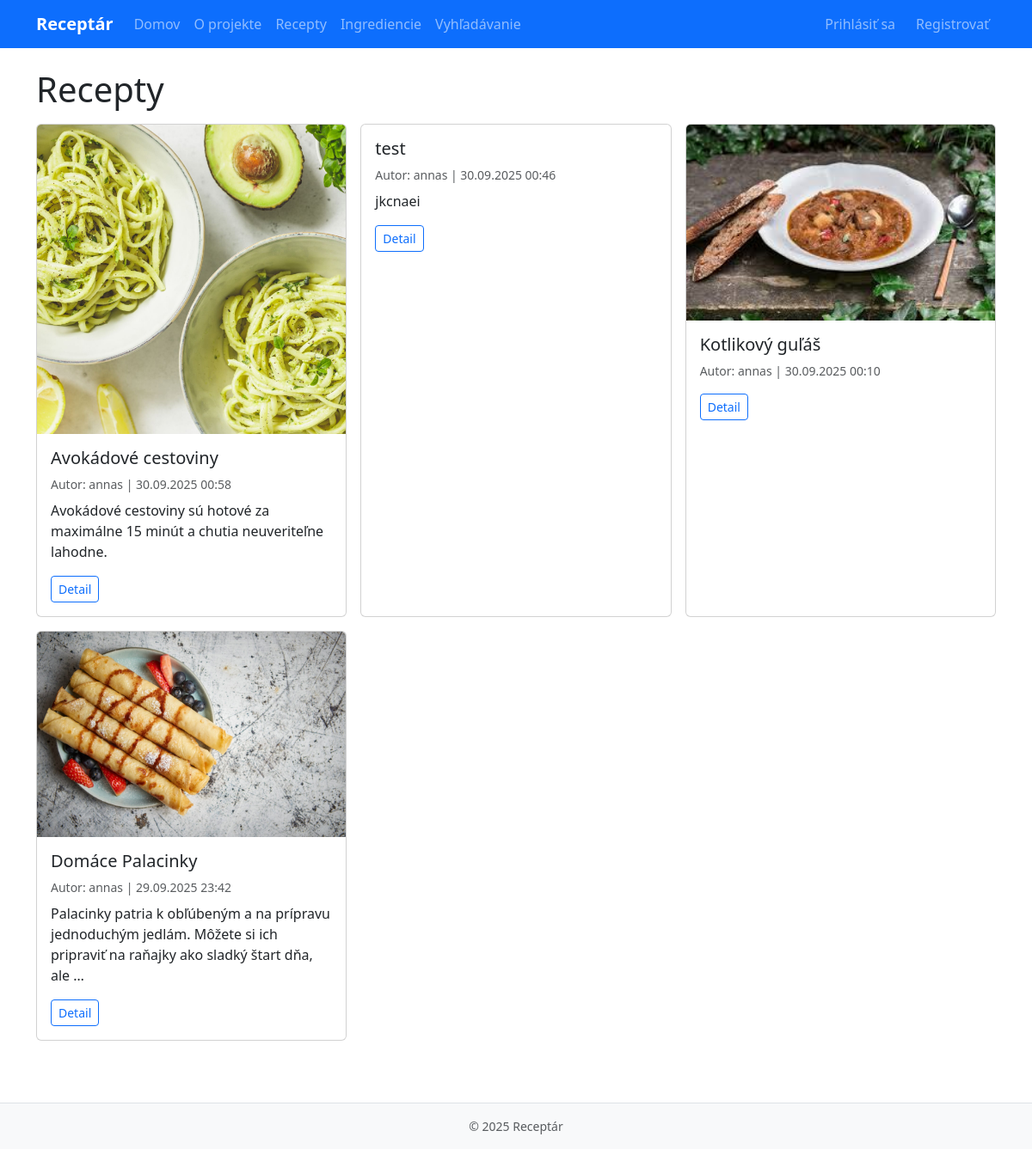
Before: /recipes/ with the older database file.
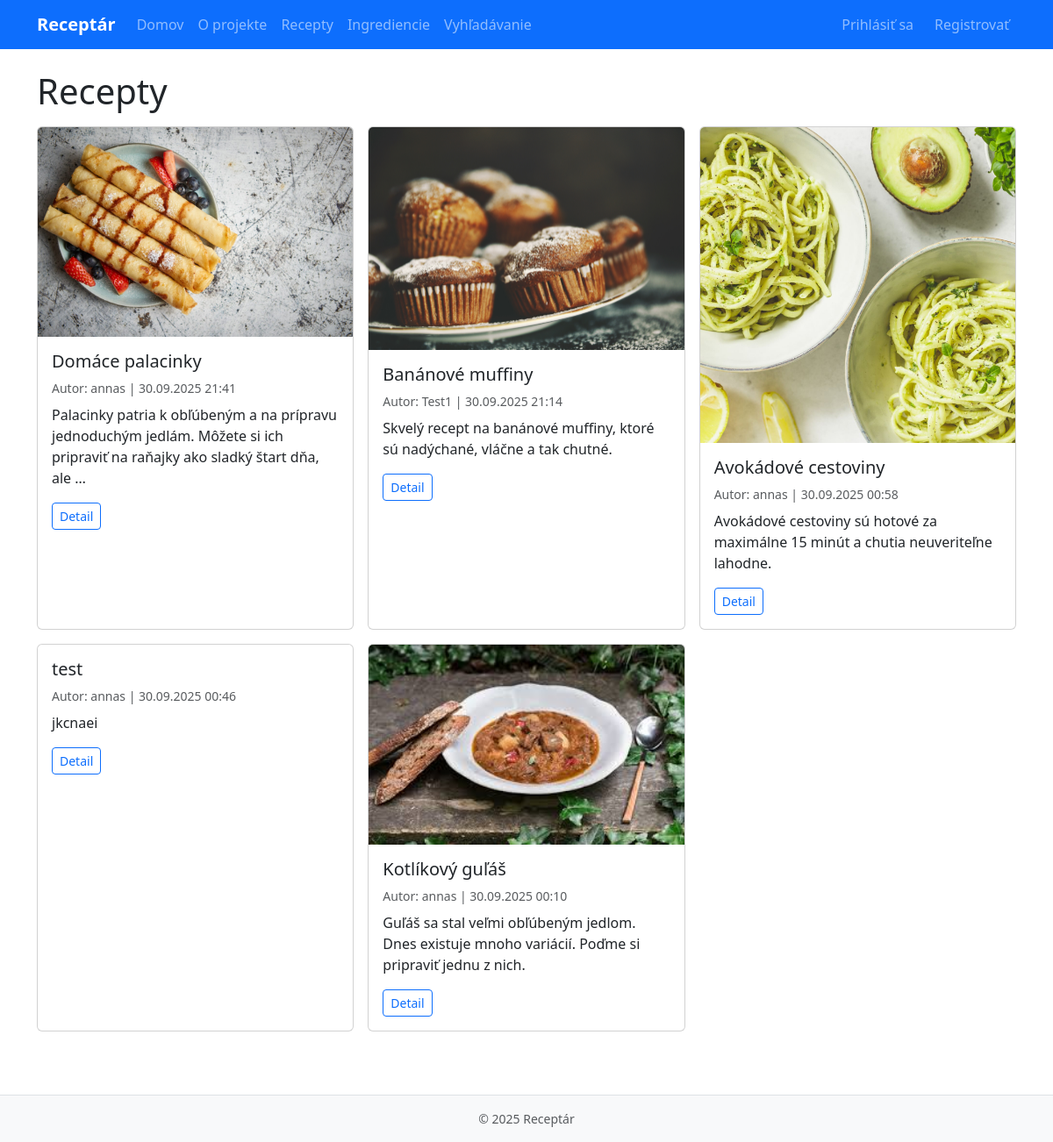
After: the same page with the newer database file.
### recipes/models.py (models this page shows, shortened)
class Recipe(models.Model):
    title = models.CharField(max_length=200)
    description = models.TextField(blank=True)
    instructions = models.TextField()
    image = models.ImageField(upload_to="recipes/", blank=True, null=True)
    created_by = models.ForeignKey(User, on_delete=models.CASCADE, related_name="recipes")
    created_at = models.DateTimeField(auto_now_add=True)
    ingredients = models.ManyToManyField(Ingredient, through="RecipeIngredient", related_name="recipes")
    class Meta:
        ordering = ["-created_at"]

### recipes/views.py (the view)
# urls.py: path("", RecipeListView.as_view(), name="list"),
class RecipeListView(ListView):
    model = Recipe
    template_name = "recipes/recipe_list.html"
    context_object_name = "recipes"
    paginate_by = 12

### templates/recipes/recipe_list.html (shortened to what this page needs)
{% extends "base.html" %}
{% block content %}
<h1 class="mb-3">Recepty</h1>
<div class="row g-3">
  {% for r in recipes %}
  <div class="col-md-4">
    <div class="card h-100">
      {% if r.image %}<img src="{{ r.image.url }}" class="card-img-top" alt="{{ r.title }}">{% endif %}
      <div class="card-body">
        <h5 class="card-title">{{ r.title }}</h5>
        <p class="card-text text-muted small mb-2">Autor: {{ r.created_by.username }} | {{ r.created_at|date:"d.m.Y H:i" }}</p>
        <p class="card-text">{{ r.description|truncatewords:20 }}</p>
        <a href="{% url 'recipes:detail' r.pk %}" class="btn btn-outline-primary btn-sm">Detail</a>
      </div>
    </div>
  </div>
  {% empty %}
    <p>Žiadne recepty zatiaľ nie sú.</p>
  {% endfor %}
</div>
{% endblock %}

### templates/base.html (shortened to what this page needs)
<!doctype html>
<html lang="sk">
<head>
  {% load static %}
  <link href="https://cdn.jsdelivr.net/npm/bootstrap@5.3.3/dist/css/bootstrap.min.css" rel="stylesheet">
  <link href="{% static 'css/styles.css' %}" rel="stylesheet">
</head>
<body>
<nav class="navbar navbar-expand-lg navbar-dark bg-primary">
  <div class="container">
    <a class="navbar-brand fw-bold" href="{% url 'home' %}">Receptár</a>
    <div id="nav" class="collapse navbar-collapse">
      <ul class="navbar-nav me-auto mb-2 mb-lg-0">
        <li class="nav-item"><a class="nav-link" href="{% url 'home' %}">Domov</a></li>
        <li class="nav-item"><a class="nav-link" href="{% url 'about' %}">O projekte</a></li>
        <li class="nav-item"><a class="nav-link" href="{% url 'recipes:list' %}">Recepty</a></li>
        <li class="nav-item"><a class="nav-link" href="{% url 'recipes:ingredients' %}">Ingrediencie</a></li>
        <li class="nav-item"><a class="nav-link" href="{% url 'recipes:search' %}">Vyhľadávanie</a></li>
      </ul>
      <ul class="navbar-nav ms-auto align-items-center auth">
        {% if user.is_authenticated %}
          <li class="nav-item">
            <span class="navbar-text me-3">Prihlásený/á: <strong>{{ user.username }}</strong></span>
          </li>
          <li class="nav-item">
            <a class="nav-link" href="{% url 'recipes:create' %}">Pridať recept</a>
          </li>
          <li class="nav-item">
            <a class="nav-link" href="#" id="logout-link">Odhlásiť sa</a>
          </li>
        {% else %}
          <li class="nav-item"><a class="nav-link" href="{% url 'login' %}">Prihlásiť sa</a></li>
          <li class="nav-item"><a class="nav-link" href="{% url 'signup' %}">Registrovať</a></li>
        {% endif %}
      </ul>
    </div>
  </div>
</nav>
<main class="py-4">
  <div class="container">
    {% block content %}{% endblock %}
  </div>
</main>
<footer class="bg-light border-top py-3 mt-5">
  <div class="container text-center small text-muted">
    © {% now "Y" %} Receptár
  </div>
</footer>
</body>
</html>

### static/css/styles.css (style rules this page uses)
.navbar-nav.auth { flex-wrap: nowrap; gap: .5rem; }
.navbar .navbar-text, .navbar .nav-link { white-space: nowrap; }

Changed rows visible on the page:
removed Recipe: image (picture), title "Domáce Palacinky", created_by.username "annas", created_at "29.09.2025 23:42", description "Palacinky patria k obľúbeným a na prípravu jednoduchým jedlám. Môžete si ich pripraviť na raňajky ako sladký štart dňa, ale …"
added Recipe: image (picture), title "Domáce palacinky", created_by.username "annas", created_at "30.09.2025 21:41", description "Palacinky patria k obľúbeným a na prípravu jednoduchým jedlám. Môžete si ich pripraviť na raňajky ako sladký štart dňa, ale …"
added Recipe: image (picture), title "Banánové muffiny", created_by.username "Test1", created_at "30.09.2025 21:14", description "Skvelý recept na banánové muffiny, ktoré sú nadýchané, vláčne a tak chutné."
changed Recipe: title "Kotlikový guľáš" → "Kotlíkový guľáš"; description (not shown) → "Guľáš sa stal veľmi obľúbeným jedlom. Dnes existuje mnoho variácií. Poďme si pripraviť jednu z nich."
